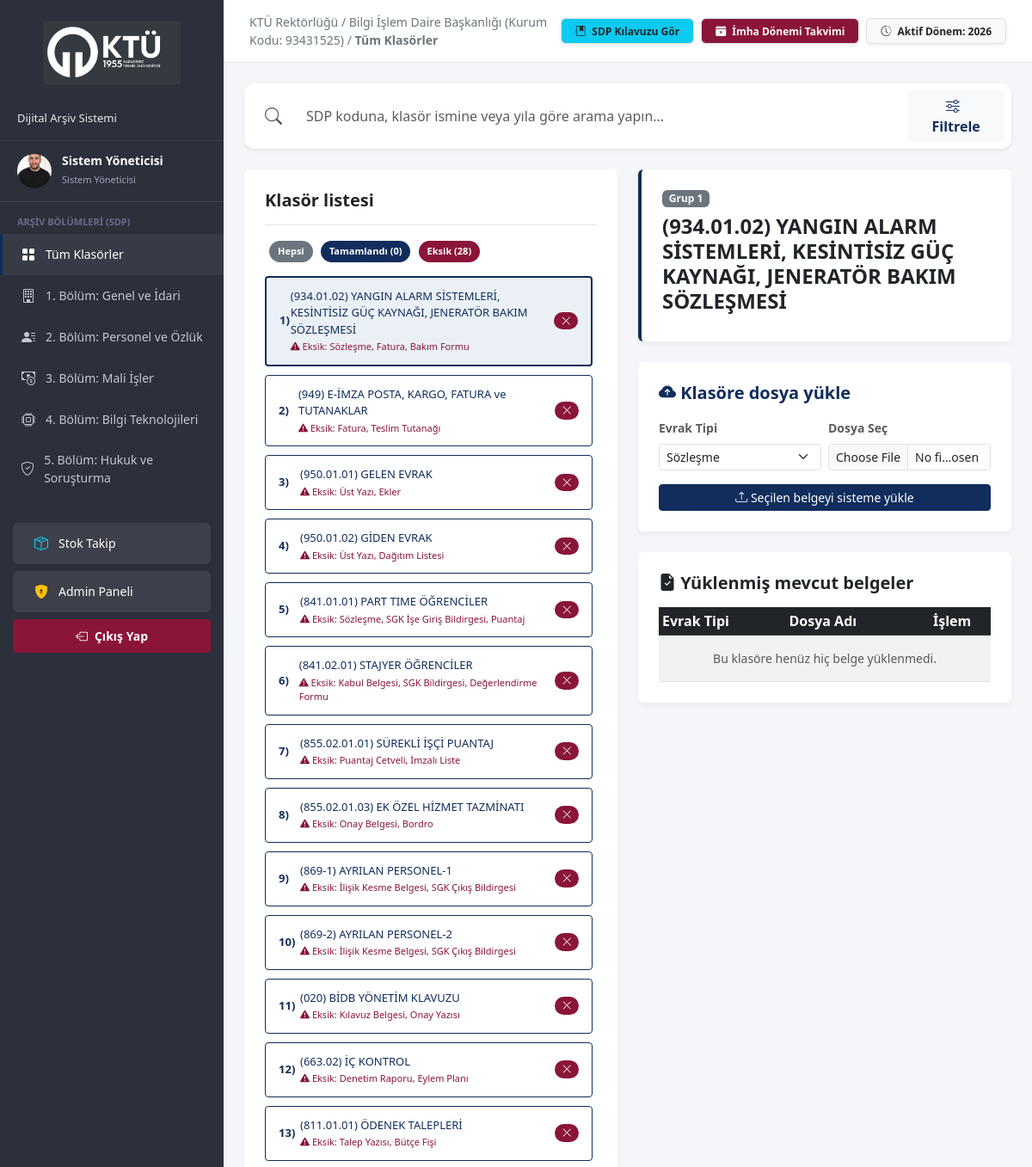
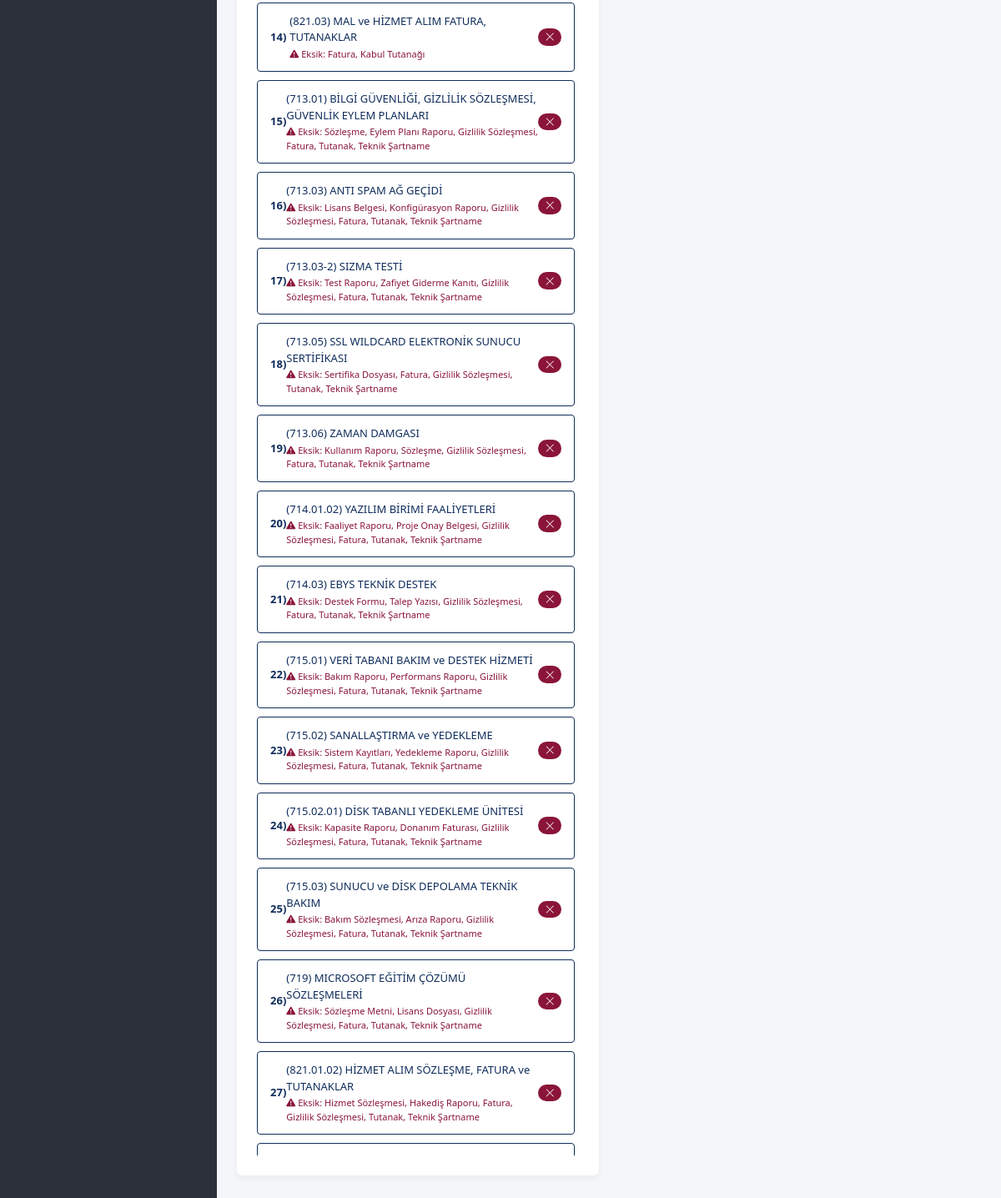
The page /klasor/934.01.02 (signed in) on the database its author committed (2 pictures, top to bottom).
### tables this page shows
CREATE TABLE klasorler (
            id TEXT PRIMARY KEY,
            ad TEXT,
            grup TEXT,
            zorunlu_evraklar TEXT,
            bitis_tarihi_var_mi INTEGER DEFAULT 0
        );

### app.py (the view)
@app.route('/klasor/<path:klasor_id>')
@login_required
def klasor_detay(klasor_id):
    klasorler = get_authorized_folders(session['kullanici_id'], session['rol'])
    secili_klasor = None
    for k in klasorler:
        if k['id'] == klasor_id:
            secili_klasor = k
            break
    if not secili_klasor:
        flash("Bu klasöre erişim yetkiniz yok veya klasör bulunamadı.")
        return redirect(url_for('ana_sayfa'))
    conn = get_db_connection()
    yuklenenler_db = conn.execute('SELECT id, evrak_tipi, dosya_adi FROM evraklar WHERE klasor_id = ?', (klasor_id,)).fetchall()
    conn.close()
    yuklenenler = [(row['id'], row['evrak_tipi'], row['dosya_adi']) for row in yuklenenler_db]
    return render_template('index.html', klasorler=klasorler, secili_klasor=secili_klasor, yuklenenler=yuklenenler)

### templates/index.html (shortened to what this page needs)
<!DOCTYPE html>
<html lang="tr">
<head>
    <link href="https://cdn.jsdelivr.net/npm/bootstrap@5.3.0/dist/css/bootstrap.min.css" rel="stylesheet">
    <link rel="stylesheet" href="https://cdn.jsdelivr.net/npm/bootstrap-icons@1.10.5/font/bootstrap-icons.css">
</head>
<body>
    <div class="sidebar">
        <div class="logo-container text-center">
            <img src="{{ url_for('static', filename='ktu_logo_new.png') }}" alt="Kurum Logosu">
        </div>
        <p class="system-title">Dijital Arşiv Sistemi</p>
        <a href="/" class="profile-card text-decoration-none">
            <div class="profile-img" style="overflow: hidden;">
                {% if session.get('rol') == 'admin' %}
                    <img src="{{ url_for('static', filename='profile.jpg') }}" alt="Profil" style="width: 100%; height: 100%; object-fit: cover;">
                {% else %}
                    <i class="bi bi-person-fill"></i>
                {% endif %}
            </div>
            <div class="profile-info text-white">
                <h6 class="m-0" style="font-size: 14px; font-weight: 600;">{{ session.get('ad_soyad', 'Personel') }}</h6>
                <small style="color: #a2a5b9; font-size: 11px;">
                    {% if session.get('rol') == 'admin' %}Sistem Yöneticisi{% else %}Personel{% endif %}
                </small>
            </div>
        </a>
        <p class="nav-heading">Arşiv Bölümleri (SDP)</p>
        <a onclick="filtreleGrup('HEPSİ', this)" class="nav-link active"><i class="bi bi-grid-fill"></i> Tüm Klasörler</a>
        <a onclick="filtreleGrup('1', this)" class="nav-link"><i class="bi bi-building"></i> 1. Bölüm: Genel ve İdari</a>
        <a onclick="filtreleGrup('2', this)" class="nav-link"><i class="bi bi-person-lines-fill"></i> 2. Bölüm: Personel ve Özlük</a>
        <a onclick="filtreleGrup('3', this)" class="nav-link"><i class="bi bi-cash-coin"></i> 3. Bölüm: Mali İşler</a>
        <a onclick="filtreleGrup('4', this)" class="nav-link"><i class="bi bi-cpu"></i> 4. Bölüm: Bilgi Teknolojileri</a>
        <a onclick="filtreleGrup('5', this)" class="nav-link"><i class="bi bi-shield-check"></i> 5. Bölüm: Hukuk ve Soruşturma</a>
        <div style="margin-top: 30px; margin-bottom: 20px; width: 100%; padding: 0 15px;">
            {% if session.get('rol') == 'admin' %}
            <a href="/stok" class="nav-link text-white mb-2" style="background: rgba(255,255,255,0.08); border-radius: 6px;"><i class="bi bi-box-seam text-info"></i> Stok Takip</a>
            <a href="/admin" class="nav-link text-white mb-2" style="background: rgba(255,255,255,0.08); border-radius: 6px;"><i class="bi bi-shield-lock-fill text-warning"></i> Admin Paneli</a>
            {% endif %}
            <a href="/logout" class="btn btn-danger btn-sm w-100 fw-bold d-flex align-items-center justify-content-center py-2"><i class="bi bi-box-arrow-left me-2"></i> Çıkış Yap</a>
        </div>
    </div>
    <div class="main-content">
        <div class="top-navbar">
            <p class="breadcrumb-text">KTÜ Rektörlüğü / Bilgi İşlem Daire Başkanlığı (Kurum Kodu: 93431525) / <strong id="grup-baslik">Tüm Klasörler</strong></p>
            <div class="d-flex gap-2">
                <a href="https://www.devletarsivleri.gov.tr/Sayfalar/Sayfa.aspx?icerik=20&h=EC4EE38996FE1DD2D040D483800B793116ED6F1FD94ED1E517B581F5E16F395B" target="_blank" class="badge bg-info text-dark text-decoration-none border shadow-sm px-3 py-2"><i class="bi bi-journal-bookmark-fill me-1"></i> SDP Kılavuzu Gör</a>
                <a href="#" class="badge bg-danger text-white text-decoration-none border shadow-sm px-3 py-2"><i class="bi bi-calendar-x-fill me-1"></i> İmha Dönemi Takvimi</a>
                <span class="badge bg-light text-dark border shadow-sm px-3 py-2"><i class="bi bi-clock-history me-1"></i> Aktif Dönem: 2026</span>
            </div>
        </div>
        <div class="container-fluid p-4">
            <div class="row mb-4">
                <div class="col-12">
                    <div class="card bg-white border-0 shadow-sm" style="border-radius: 12px;">
                        <div class="card-body p-2 d-flex align-items-center">
                            <i class="bi bi-search text-muted fs-5 px-3"></i>
                            <input type="text" id="arama-kutusu" class="form-control border-0 shadow-none fs-6" style="box-shadow: none;" placeholder="SDP koduna, klasör ismine veya yıla göre arama yapın...">
                            <button class="btn btn-light text-primary border-0 px-4 fw-bold" style="border-radius: 8px;"><i class="bi bi-sliders me-2"></i>Filtrele</button>
                        </div>
                    </div>
                </div>
            </div>
            <div class="row">
                <div class="col-md-6">
                    <div class="card p-4 bg-white mb-4">
                        <div class="d-flex justify-content-between align-items-center border-bottom pb-3 mb-3">
                            <h5 class="m-0 fw-bold text-dark">Klasör listesi</h5>
                        </div>
                        <div class="mb-3">
                            <button onclick="filtreleDurum('HEPSİ')" class="status-filter-btn bg-secondary text-white">Hepsi</button>
                            <button onclick="filtreleDurum('Tamamlandı')" class="status-filter-btn bg-primary text-white">Tamamlandı (<span id="sayac-tamam">0</span>)</button>
                            <button onclick="filtreleDurum('Eksik Evrak')" class="status-filter-btn bg-danger text-white">Eksik (<span id="sayac-eksik">0</span>)</button>
                        </div>
                        <div id="klasor-listesi-container" style="max-height: 65vh; overflow-y: auto; padding-right: 5px;">
                            {% for k in klasorler %}
                                <a href="/klasor/{{ k.id }}" class="folder-row {% if secili_klasor and secili_klasor.id == k.id %}active-folder{% endif %}" data-grup="{{ k.grup }}" data-durum="{{ k.durum }}">
                                    <div class="d-flex align-items-center">
                                        <div class="folder-num">{{ loop.index }})</div>
                                        <div>
                                            <div class="folder-title">({{ k.id }}) {{ k.ad }}</div>
                                            {% if k.durum == 'Eksik Evrak' %}
                                                <div class="folder-subtext text-danger font-weight-bold">
                                                    <i class="bi bi-exclamation-triangle-fill"></i> Eksik: {% for e in k.eksikler %}{{ e }}{% if not loop.last %}, {% endif %}{% endfor %}
                                                </div>
                                            {% endif %}
                                        </div>
                                    </div>
                                    {% if k.durum == 'Tamamlandı' %}
                                        <span class="badge bg-primary rounded-pill"><i class="bi bi-check-lg"></i></span>
                                    {% else %}
                                        <span class="badge bg-danger rounded-pill"><i class="bi bi-x-lg"></i></span>
                                    {% endif %}
                                </a>
                            {% endfor %}
                        </div>
                    </div>
                </div>
                <div class="col-md-6">
                    {% if secili_klasor %}
                        <div class="card p-4 bg-white mb-4 border-start border-primary border-4">
                            <span class="badge bg-secondary mb-2" style="width: fit-content;">Grup {{ secili_klasor.grup }}</span>
                            <h4 class="fw-bold text-dark">({{ secili_klasor.id }}) {{ secili_klasor.ad }}</h4>
                        </div>
                        <div class="card p-4 bg-white mb-4">
                            <h5 class="mb-3 text-primary fw-bold"><i class="bi bi-cloud-arrow-up-fill"></i> Klasöre dosya yükle</h5>
                            <form action="/yukle/{{ secili_klasor.id }}" method="POST" enctype="multipart/form-data">
                                <div class="row g-2">
                                    <div class="col-md-6">
                                        <label class="form-label small text-muted fw-bold">Evrak Tipi</label>
                                        <select name="evrak_tipi" class="form-select form-select-sm" required>
                                            {% for z in secili_klasor.zorunlular %}
                                                <option value="{{ z }}">{{ z }}</option>
                                            {% endfor %}
                                        </select>
                                    </div>
                                    <div class="col-md-6">
                                        <label class="form-label small text-muted fw-bold">Dosya Seç</label>
                                        <input type="file" name="dosya" class="form-control form-control-sm" required>
                                    </div>
                                </div>
                                <button type="submit" class="btn btn-primary btn-sm w-100 mt-3"><i class="bi bi-upload"></i> Seçilen belgeyi sisteme yükle</button>
                            </form>
                        </div>
                        <div class="card p-4 bg-white">
                            <h5 class="mb-3 text-dark fw-bold"><i class="bi bi-file-earmark-check-fill"></i> Yüklenmiş mevcut belgeler</h5>
                            <div class="table-responsive">
                                <table class="table table-sm table-striped align-middle m-0">
                                    <thead class="table-dark">
                                        <tr>
                                            <th>Evrak Tipi</th>
                                            <th>Dosya Adı</th>
                                            <th class="text-center">İşlem</th>
                                        </tr>
                                    </thead>
                                    <tbody>
                                        {% if yuklenenler %}
                                            {% for eid, tip, ad in yuklenenler %}
                                            <tr>
                                                <td><span class="badge bg-primary">{{ tip }}</span></td>
                                                <td class="small text-truncate" style="max-width: 180px;">{{ ad }}</td>
                                                <td class="text-center">
                                                    <a href="/indir/{{ ad }}" target="_blank" class="btn btn-primary btn-sm py-0 px-2 me-1" title="Belgeyi Görüntüle">
                                                        <i class="bi bi-eye"></i>
                                                    </a>
                                                    <a href="/sil/{{ secili_klasor.id }}/{{ eid }}" class="btn btn-danger btn-sm py-0 px-2" onclick="return confirm('Bu belgeyi silmek istediğinize emin misiniz?')" title="Belgeyi Sil">
                                                        <i class="bi bi-trash"></i>
                                                    </a>
                                                </td>
                                            </tr>
                                            {% endfor %}
                                        {% else %}
                                            <tr>
                                                <td colspan="3" class="text-center text-muted py-3 small">Bu klasöre henüz hiç belge yüklenmedi.</td>
                                            </tr>
                                        {% endif %}
                                    </tbody>
                                </table>
                            </div>
                        </div>
                    {% endif %}
                </div>
            </div>
        </div>
    </div>
</body>
</html>

### rows shown on the page
klasorler: id "934.01.02", ad "YANGIN ALARM SİSTEMLERİ, KESİNTİSİZ GÜÇ KAYNAĞI, JENERATÖR BAKIM SÖZLEŞMESİ", eksikler "Sözleşme" "Fatura" "Bakım Formu", grup "1"
klasorler: id "949", ad "E-İMZA POSTA, KARGO, FATURA ve TUTANAKLAR", eksikler "Fatura" "Teslim Tutanağı"
klasorler: id "950.01.01", ad "GELEN EVRAK", eksikler "Üst Yazı" "Ekler"
klasorler: id "950.01.02", ad "GİDEN EVRAK", eksikler "Üst Yazı" "Dağıtım Listesi"
klasorler: id "841.01.01", ad "PART TIME ÖĞRENCİLER", eksikler "Sözleşme" "SGK İşe Giriş Bildirgesi" "Puantaj"
klasorler: id "841.02.01", ad "STAJYER ÖĞRENCİLER", eksikler "Kabul Belgesi" "SGK Bildirgesi" "Değerlendirme Formu"
klasorler: id "855.02.01.01", ad "SÜREKLİ İŞÇİ PUANTAJ", eksikler "Puantaj Cetveli" "İmzalı Liste"
klasorler: id "855.02.01.03", ad "EK ÖZEL HİZMET TAZMİNATI", eksikler "Onay Belgesi" "Bordro"
klasorler: id "869-1", ad "AYRILAN PERSONEL-1", eksikler "İlişik Kesme Belgesi" "SGK Çıkış Bildirgesi"
klasorler: id "869-2", ad "AYRILAN PERSONEL-2", eksikler "İlişik Kesme Belgesi" "SGK Çıkış Bildirgesi"
klasorler: id "020", ad "BİDB YÖNETİM KLAVUZU", eksikler "Kılavuz Belgesi" "Onay Yazısı"
klasorler: id "663.02", ad "İÇ KONTROL", eksikler "Denetim Raporu" "Eylem Planı"
klasorler: id "811.01.01", ad "ÖDENEK TALEPLERİ", eksikler "Talep Yazısı" "Bütçe Fişi"
klasorler: id "821.03", ad "MAL ve HİZMET ALIM FATURA, TUTANAKLAR", eksikler "Fatura" "Kabul Tutanağı"
klasorler: id "713.01", ad "BİLGİ GÜVENLİĞİ, GİZLİLİK SÖZLEŞMESİ, GÜVENLİK EYLEM PLANLARI", eksikler "Sözleşme" "Eylem Planı Raporu" "Gizlilik Sözleşmesi" "Fatura" "Tutanak" "Teknik Şartname"
klasorler: id "713.03", ad "ANTI SPAM AĞ GEÇİDİ", eksikler "Lisans Belgesi" "Konfigürasyon Raporu" "Gizlilik Sözleşmesi" "Fatura" "Tutanak" "Teknik Şartname"
klasorler: id "713.03-2", ad "SIZMA TESTİ", eksikler "Test Raporu" "Zafiyet Giderme Kanıtı" "Gizlilik Sözleşmesi" "Fatura" "Tutanak" "Teknik Şartname"
klasorler: id "713.05", ad "SSL WILDCARD ELEKTRONİK SUNUCU SERTİFİKASI", eksikler "Sertifika Dosyası" "Fatura" "Gizlilik Sözleşmesi" "Tutanak" "Teknik Şartname"
klasorler: id "713.06", ad "ZAMAN DAMGASI", eksikler "Kullanım Raporu" "Sözleşme" "Gizlilik Sözleşmesi" "Fatura" "Tutanak" "Teknik Şartname"
klasorler: id "714.01.02", ad "YAZILIM BİRİMİ FAALİYETLERİ", eksikler "Faaliyet Raporu" "Proje Onay Belgesi" "Gizlilik Sözleşmesi" "Fatura" "Tutanak" "Teknik Şartname"
klasorler: id "714.03", ad "EBYS TEKNİK DESTEK", eksikler "Destek Formu" "Talep Yazısı" "Gizlilik Sözleşmesi" "Fatura" "Tutanak" "Teknik Şartname"
klasorler: id "715.01", ad "VERİ TABANI BAKIM ve DESTEK HİZMETİ", eksikler "Bakım Raporu" "Performans Raporu" "Gizlilik Sözleşmesi" "Fatura" "Tutanak" "Teknik Şartname"
klasorler: id "715.02", ad "SANALLAŞTIRMA ve YEDEKLEME", eksikler "Sistem Kayıtları" "Yedekleme Raporu" "Gizlilik Sözleşmesi" "Fatura" "Tutanak" "Teknik Şartname"
klasorler: id "715.02.01", ad "DİSK TABANLI YEDEKLEME ÜNİTESİ", eksikler "Kapasite Raporu" "Donanım Faturası" "Gizlilik Sözleşmesi" "Fatura" "Tutanak" "Teknik Şartname"
klasorler: id "715.03", ad "SUNUCU ve DİSK DEPOLAMA TEKNİK BAKIM", eksikler "Bakım Sözleşmesi" "Arıza Raporu" "Gizlilik Sözleşmesi" "Fatura" "Tutanak" "Teknik Şartname"
klasorler: id "719", ad "MICROSOFT EĞİTİM ÇÖZÜMÜ SÖZLEŞMELERİ", eksikler "Sözleşme Metni" "Lisans Dosyası" "Gizlilik Sözleşmesi" "Fatura" "Tutanak" "Teknik Şartname"
klasorler: id "821.01.02", ad "HİZMET ALIM SÖZLEŞME, FATURA ve TUTANAKLAR", eksikler "Hizmet Sözleşmesi" "Hakediş Raporu" "Fatura" "Gizlilik Sözleşmesi" "Tutanak" "Teknik Şartname"

### other values the page prints
{{ session.get('ad_soyad', 'Personel') }} "Sistem Yöneticisi"
form field evrak_tipi "Sözleşme"
